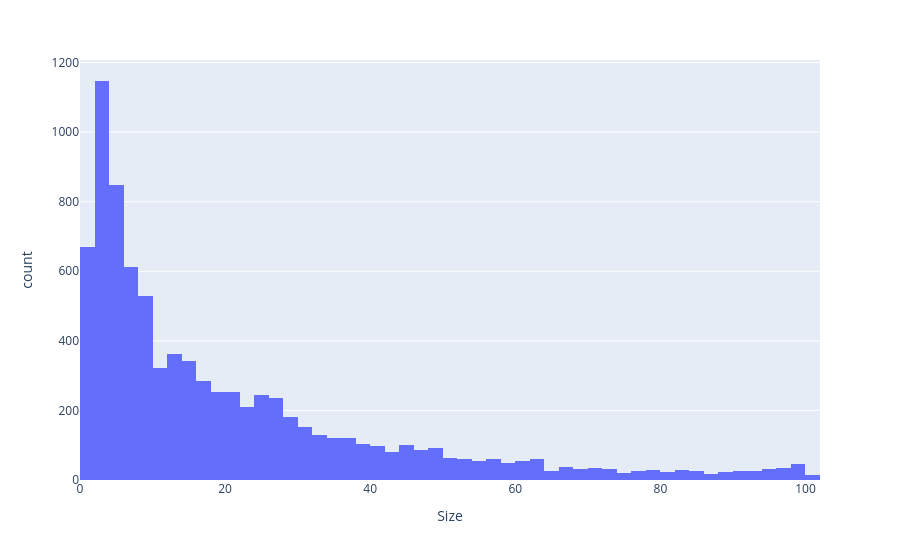

The code cell stored with this chart in its notebook:
### Code cell
px.histogram(data_frame=df['Size'],x='Size')

### Figure 1 — Plotly figure (JSON) as saved in the notebook; plotly's stock layout.template omitted (floating-point values rounded to 4 significant figures; data arrays with more than 128 entries replaced by an {"elided": "..."} marker saying what was removed)
{"data": [{"bingroup": "x", "hovertemplate": "Size=%{x}<br>count=%{y}<extra></extra>", "legendgroup": "", "marker": {"color": "#636efa", "pattern": {"shape": ""}}, "name": "", "orientation": "v", "showlegend": false, "type": "histogram", "x": {"elided": "9758 float values"}, "xaxis": "x", "yaxis": "y"}], "layout": {"barmode": "relative", "legend": {"tracegroupgap": 0}, "margin": {"t": 60}, "xaxis": {"anchor": "y", "domain": [0, 1], "title": {"text": "Size"}}, "yaxis": {"anchor": "x", "domain": [0, 1], "title": {"text": "count"}}}}
